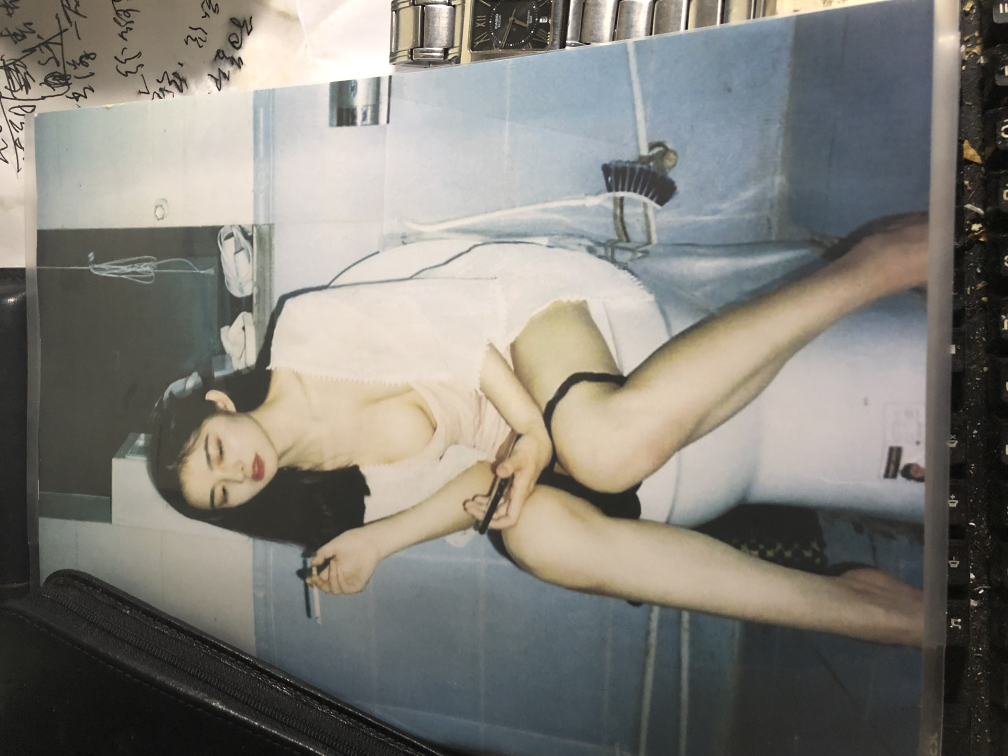
#> input picture 16-电子邮件/test.jpg, 4032 x 3024 px, found by its file name (shown at 1/4 size)
$ python 01_Pillow.py
#> lines starting #> are read from the running program, lines starting #| are printed output that depends on the picture
from PIL import Image, ImageFilter, ImageDraw, ImageFont
import random

im = Image.open('test.jpg')
#> im is the input picture: PIL image 4032x3024 RGB; mean R, G, B 128.8, 126.5, 120.1
w, h = im.size
#> w = 4032; h = 3024
print('Original image size: %sx%s' % (w, h))
#| Original image size: 4032x3024

# 缩放
im.thumbnail((w // 2, h // 2))
#> im: PIL image 2016x1512 RGB
print('Original image size: %sx%s' % (w // 2, h // 2))
#| Original image size: 2016x1512
im.save('thumbnail.jpg', 'jpeg')

im.thumbnail((w // 4, h // 4))
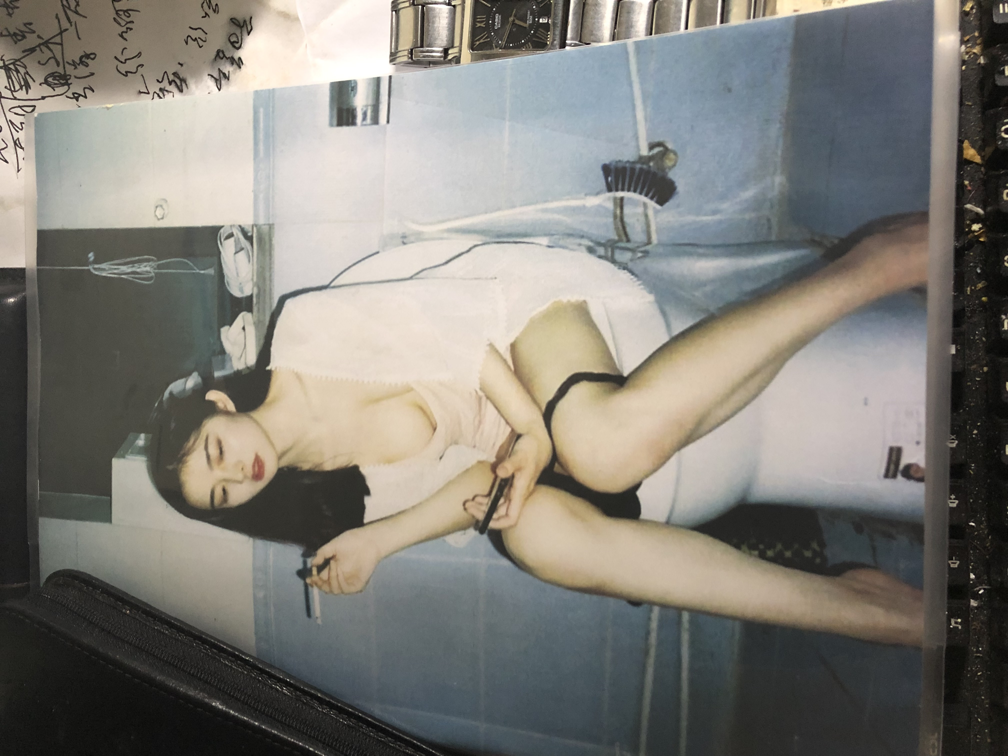
#> im: PIL image 1008x756 RGB; mean R, G, B 128.8, 126.5, 120.1
print('Original image size: %sx%s' % (w // 4, h // 4))
#| Original image size: 1008x756
im.save('thumbnail2.jpg', 'jpeg')

im.thumbnail((w // 8, h // 8))
#> im: PIL image 504x378 RGB
print('Original image size: %sx%s' % (w // 8, h // 8))
#| Original image size: 504x378
im.save('thumbnail3.jpg', 'jpeg')

# 模糊滤镜
im2 = im.filter(ImageFilter.BLUR)
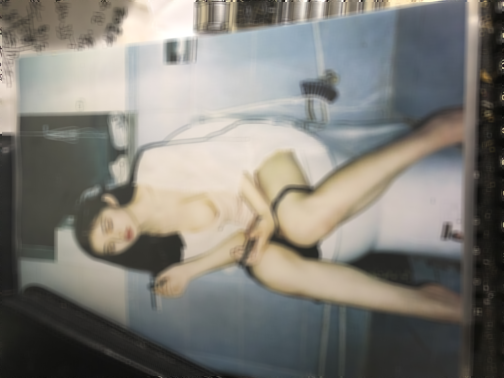
#> im2: PIL image 504x378 RGB; mean R, G, B 128.9, 126.6, 120.1
im2.save('blur.jpg', 'jpeg')


# 字母验证码
def rndChar():
    return chr(random.randint(65, 90))


def rndColor():
    return (random.randint(64, 255), random.randint(64, 255), random.randint(64, 255))


def rndColor2():
    return (random.randint(32, 127), random.randint(32, 127), random.randint(32, 127))


width = 60 * 4
height = 60
image = Image.new('RGB', (width, height), (255, 255, 255))
#> image: PIL image 240x60 RGB; every value is 255
font = ImageFont.truetype('arial.ttf', 36)
draw = ImageDraw.Draw(image)
# 填充每个像素
for x in range(width):
    for y in range(height):
        draw.point((x, y), fill=rndColor())
# 输出文字
for t in range(4):
    draw.text((60 * t + 10, 10), rndChar(), font=font, fill=rndColor2())
# 模糊
image = image.filter(ImageFilter.BLUR)
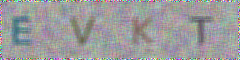
#> image: PIL image 240x60 RGB; mean R, G, B 156.1, 155.4, 156.5

image.save('color.jpg', 'jpeg')
